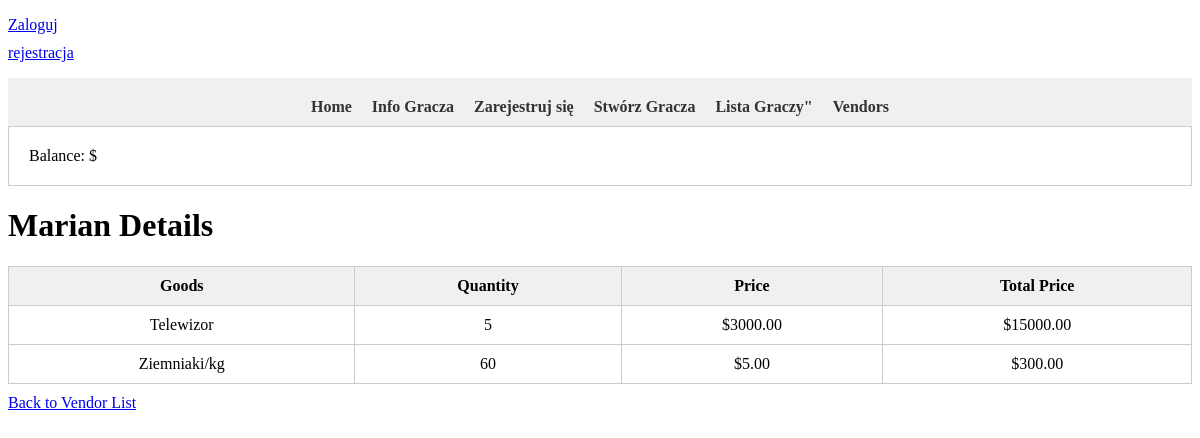
The app's page /seller/1/ with its own data.
### SimGame/models.py (models this page shows, shortened)
class Seller(models.Model):
    name = models.CharField(max_length=64)

class SellerGoods(models.Model):
    seller = models.ForeignKey(Seller, on_delete=models.CASCADE)
    goods = models.ForeignKey(Goods, on_delete=models.CASCADE)
    quantity = models.IntegerField()

class Goods(models.Model):
    name = models.CharField(max_length=64)
    price = models.DecimalField(max_digits=10, decimal_places=2)

### SimGame/views.py (the view)
# urls.py: path('seller/<int:pk>/', SellerDetail.as_view(), name='seller_detail'),
class SellerDetail(View):
    def get(self, request, pk):
        seller = get_object_or_404(Seller, pk=pk)
        sellergoods = SellerGoods.objects.filter(seller=seller).select_related('goods')
        for sellergood in sellergoods:
            sellergood.total_price = sellergood.quantity * sellergood.goods.price
        return render(request, 'seller_detail.html', {'seller': seller, 'sellergoods': sellergoods})

### templates/seller_detail.html (shortened to what this page needs)
{% extends 'base.html' %}
{% block content %}
    <h1>{{ seller.name }} Details</h1>
    <table class="seller-details-table">
        <thead>
            <tr>
                <th>Goods</th>
                <th>Quantity</th>
                <th>Price</th>
                <th>Total Price</th>
            </tr>
        </thead>
        <tbody>
            {% for sellergood in sellergoods %}
            <tr>
                <td>{{ sellergood.goods.name }}</td>
                <td>{{ sellergood.quantity }}</td>
                <td>${{ sellergood.goods.price }}</td>
                <td>${{ sellergood.total_price }}</td>
            </tr>
            {% endfor %}
        </tbody>
    </table>
    <a href="{% url 'vendor_list' %}">Back to Vendor List</a>
{% endblock content %}

### templates/seller_detail.html (style rules this page uses)
.seller-details-table { width: 100%; border-collapse: collapse; }
.seller-details-table th, .seller-details-table td { padding: 10px; border: 1px solid #ccc; }
.seller-details-table th { background-color: #f0f0f0; }
.seller-details-table td { text-align: center; }
a { display: block; margin-top: 10px; }

### records on screen
Seller: name "Marian"
SellerGoods: goods.name "Telewizor", quantity "5", goods.price "3000.00", total_price "15000.00"
SellerGoods: goods.name "Ziemniaki/kg", quantity "60", goods.price "5.00", total_price "300.00"
